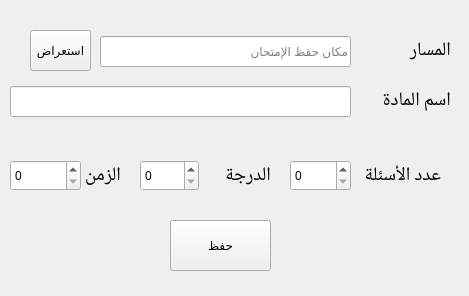
 <widget class="QWidget" name="Form">
  <property name="geometry">
   <rect>
    <x>0</x>
    <y>0</y>
    <width>469</width>
    <height>296</height>
   </rect>
  </property>
  <property name="windowTitle">
   <string>settings</string>
  </property>
  <property name="styleSheet">
   <string notr="true">QToolTip
{
    background-color: black;
    color: white;
    padding: 0.5ex;
}

QWidget
{
    color: #31363B;
    background-color: #EFF0F1;
    selection-background-color:#33A4DF;
    selection-color: #31363B;
    background-clip: border;
    border-image: none;
    border: 0px transparent black;
    outline: 0;
}

QWidget:item:hover
{
    background-color: #33A4DF;
    color: #31363B;
}

QWidget:item:selected
{
    background-color: #33A4DF;
}


QCheckBox
{
    spacing: 0.5ex;
    outline: none;
    color: #31363B;
    margin-bottom: 0.2ex;
    opacity: 200;
}

QCheckBox:disabled
{
    color: #BAB9B8;
}

QGroupBox::indicator
{
    margin-left: 0.2ex;
    margin-left: 0.2ex;
}

QCheckBox::indicator:unchecked,
QCheckBox::indicator:unchecked:focus
{
    border-image: url(:/light/checkbox_unchecked_disabled.svg);
}

QCheckBox::indicator:unchecked:hover,
QCheckBox::indicator:unchecked:pressed,
QGroupBox::indicator:unchecked:hover,
QGroupBox::indicator:unchecked:focus,
QGroupBox::indicator:unchecked:pressed
{
    border: none;
    border-image: url(:/light/checkbox_unchecked-hover.svg);
}

QCheckBox::indicator:checked
{
    border-image: url(:/light/checkbox_checked.svg);
}

QCheckBox::indicator:checked:focus,
QCheckBox::indicator:checked:pressed,
QGroupBox::indicator:checked:focus,
QGroupBox::indicator:checked:pressed
{
    border: none;
    border-image: url(:/light/checkbox_checked.svg);
}

QCheckBox::indicator:checked:hover,
QGroupBox::indicator:checked:hover
{
    border-image: url(:/light/checkbox_checked-hover.svg);
}

QCheckBox::indicator:indeterminate
{
    border-image: url(:/light/checkbox_indeterminate.svg);
}

QCheckBox::indicator:indeterminate:hover
{
    border-image: url(:/light/checkbox_indeterminate-hover.svg);
}

QCheckBox::indicator:indeterminate:focus,
QCheckBox::indicator:indeterminate:pressed
{
}

QCheckBox::indicator:indeterminate:disabled
{
    border-image: url(:/light/checkbox_indeterminate_disabled.svg);
}

QCheckBox::indicator:checked:disabled,
QGroupBox::indicator:checked:disabled
{
    border-image: url(:/light/checkbox_checked_disabled.svg);
}

QCheckBox::indicator:unchecked:disabled,
QGroupBox::indicator:unchecked:disabled
{
    border-image: url(:/light/checkbox_unchecked_disabled.svg);
}

QMenuBar
{
    background-color: #EFF0F1;
    color: #31363B;
}

QMenuBar::item
{
    background: transparent;
}

QMenuBar::item:selected
{
    background: transparent;
    border: 0.1ex solid #BAB9B8;
}

QMenuBar::item:pressed
{
    border: 0.1ex solid #BAB9B8;
    background-color: #33A4DF;
    color: #31363B;
    margin-bottom: -0.1ex;
    padding-bottom: 0.1ex;
}

QMenu
{
    border: 0.1ex solid #BAB9B8;
    color: #31363B;
    margin: 0.2ex;
}

QMenu::icon
{
    margin: 0.5ex;
}

QMenu::item
{
    padding: 0.5ex 3ex 0.5ex 3ex;
    margin-left: 0.5ex;
    border: 0.1ex solid transparent; /* reserve space for selection border */
}

QMenu::item:selected
{
    color: #31363B;
}

QMenu::separator
{
    height: 0.2ex;
    background: lightblue;
    margin-left: 1ex;
    margin-right: 0.5ex;
}

/* non-exclusive indicator = check box style indicator
   (see QActionGroup::setExclusive) */
QMenu::indicator:non-exclusive:unchecked
{
    border-image: url(:/light/checkbox_unchecked_disabled.svg);
}

QMenu::indicator:non-exclusive:unchecked:selected
{
    border-image: url(:/light/checkbox_unchecked_disabled.svg);
}

QMenu::indicator:non-exclusive:checked
{
    border-image: url(:/light/checkbox_checked.svg);
}

QMenu::indicator:non-exclusive:checked:selected
{
    border-image: url(:/light/checkbox_checked.svg);
}

/* exclusive indicator = radio button style indicator (see QActionGroup::setExclusive) */
QMenu::indicator:exclusive:unchecked
{
    border-image: url(:/light/radio_unchecked_disabled.svg);
}

QMenu::indicator:exclusive:unchecked:selected
{
    border-image: url(:/light/radio_unchecked_disabled.svg);
}

QMenu::indicator:exclusive:checked
{
    border-image: url(:/light/radio_checked.svg);
}

QMenu::indicator:exclusive:checked:selected
{
    border-image: url(:/light/radio_checked.svg);
}

QMenu::right-arrow
{
    margin: 0.5ex;
    border-image: url(:/light/right_arrow.svg);
    width: 0.6ex;
    height: 0.9ex;
}


QWidget:disabled
{
    color: #454545;
    background-color: #EFF0F1;
}

QAbstractItemView
{
    alternate-background-color: #EFF0F1;
    color: #31363B;
    border: 0.1ex solid 3A3939;
    border-radius: 0.2ex;
}

QWidget:focus,
QMenuBar:focus
{
    border: 0.1ex solid #33A4DF;
}

QTabWidget:focus,
QCheckBox:focus,
QRadioButton:focus,
QSlider:focus
{
    border: none;
}

QLineEdit
{
    background-color: #FCFCFC;
    padding: 0.5ex;
    border-style: solid;
    border: 0.1ex solid #BAB9B8;
    border-radius: 0.2ex;
    color: #31363B;
}

QGroupBox
{
    border: 0.1ex solid #BAB9B8;
    border-radius: 0.2ex;
    padding-top: 1ex;
    margin-top: 1ex;
}

QGroupBox::title
{
    subcontrol-origin: margin;
    subcontrol-position: top center;
    padding-left: 0.1ex;
    padding-right: 0.1ex;
    margin-top: -0.7ex;
}

QAbstractScrollArea
{
    border-radius: 0.2ex;
    border: 0.1ex solid #BAB9B8;
    background-color: transparent;
}

QScrollBar:horizontal
{
    height: 1.5ex;
    margin: 0.3ex 1.5ex 0.3ex 1.5ex;
    border: 0.1ex transparent #2A2929;
    border-radius: 0.4ex;
    background-color: #2A2929;
}

QScrollBar::handle:horizontal
{
    background-color: #605F5F;
    min-width: 0.5ex;
    border-radius: 0.4ex;
}

QScrollBar::add-line:horizontal
{
    margin: 0ex 0.3ex 0ex 0.3ex;
    border-image: url(:/light/right_arrow_disabled.svg);
    width: 1ex;
    height: 1ex;
    subcontrol-position: right;
    subcontrol-origin: margin;
}

QScrollBar::sub-line:horizontal
{
    margin: 0px 0.3ex 0px 0.3ex;
    border-image: url(:/light/left_arrow_disabled.svg);
    height: 1ex;
    width: 1ex;
    subcontrol-position: left;
    subcontrol-origin: margin;
}

QScrollBar::add-line:horizontal:hover,QScrollBar::add-line:horizontal:on
{
    border-image: url(:/light/right_arrow.svg);
    width: 1ex;
    height: 1ex;
    subcontrol-position: right;
    subcontrol-origin: margin;
}


QScrollBar::sub-line:horizontal:hover, QScrollBar::sub-line:horizontal:on
{
    border-image: url(:/light/left_arrow.svg);
    width: 1ex;
    height: 1ex;
    subcontrol-position: left;
    subcontrol-origin: margin;
}

QScrollBar::up-arrow:horizontal, QScrollBar::down-arrow:horizontal
{
    background: none;
}


QScrollBar::add-page:horizontal, QScrollBar::sub-page:horizontal
{
    background: none;
}

QScrollBar:vertical
{
    background-color: #2A2929;
    width: 1.5ex;
    margin: 1.5ex 0.3ex 1.5ex 0.3ex;
    border: 0.1ex transparent #2A2929;
    border-radius: 0.4ex;
}

QScrollBar::handle:vertical
{
    background-color: #605F5F;
    min-height: 0.5ex;
    border-radius: 0.4ex;
}

QScrollBar::sub-line:vertical
{
    margin: 0.3ex 0ex 0.3ex 0ex;
    border-image: url(:/light/up_arrow_disabled.svg);
    height: 1ex;
    width: 1ex;
    subcontrol-position: top;
    subcontrol-origin: margin;
}

QScrollBar::add-line:vertical
{
    margin: 0.3ex 0ex 0.3ex 0ex;
    border-image: url(:/light/down_arrow_disabled.svg);
    height: 1ex;
    width: 1ex;
    subcontrol-position: bottom;
    subcontrol-origin: margin;
}

QScrollBar::sub-line:vertical:hover,
QScrollBar::sub-line:vertical:on
{

    border-image: url(:/light/up_arrow.svg);
    height: 1ex;
    width: 1ex;
    subcontrol-position: top;
    subcontrol-origin: margin;
}


QScrollBar::add-line:vertical:hover,
QScrollBar::add-line:vertical:on
{
    border-image: url(:/light/down_arrow.svg);
    height: 1ex;
    width: 1ex;
    subcontrol-position: bottom;
    subcontrol-origin: margin;
}

QScrollBar::up-arrow:vertical,
QScrollBar::down-arrow:vertical
{
    background: none;
}


QScrollBar::add-page:vertical,
QScrollBar::sub-page:vertical
{
    background: none;
}

QTextEdit
{
    background-color: #EFF0F1;
    color: #31363B;
    border: 0.1ex solid #BAB9B8;
}

QPlainTextEdit
{
    background-color: #EFF0F1;
    color: #31363B;
    border-radius: 0.2ex;
    border: 0.1ex solid #BAB9B8;
}

QHeaderView::section
{
    background-color: #BAB9B8;
    color: #31363B;
    padding: 0.5ex;
    border: 0.1ex solid #BAB9B8;
}

QSizeGrip
{
    border-image: url(:/light/sizegrip.svg);
    width: 1.2ex;
    height: 1.2ex;
}

QMainWindow::separator
{
    background-color: #EFF0F1;
    color: white;
    padding-left: 0.4ex;
    spacing: 0.2ex;
    border: 0.1ex dashed #BAB9B8;
}

QMainWindow::separator:hover
{

    background-color: #787876;
    color: white;
    padding-left: 0.4ex;
    border: 0.1ex solid #BAB9B8;
    spacing: 0.2x;
}

QMenu::separator
{
    height: 0.1ex;
    background-color: #BAB9B8;
    color: white;
    padding-left: 0.4ex;
    margin-left: 1ex;
    margin-right: 0.5ex;
}

QFrame[frameShape=&quot;2&quot;],  /* QFrame::Panel == 0x0003 */
QFrame[frameShape=&quot;3&quot;],  /* QFrame::WinPanel == 0x0003 */
QFrame[frameShape=&quot;4&quot;],  /* QFrame::HLine == 0x0004 */
QFrame[frameShape=&quot;5&quot;],  /* QFrame::VLine == 0x0005 */
QFrame[frameShape=&quot;6&quot;]  /* QFrame::StyledPanel == 0x0006 */
{
    border-width: 0.1ex;
    padding: 0.1ex;
    border-style: solid;
    border-color: #EFF0F1;
    background-color: #bcbfc2;
    border-radius: 0.5ex;
}

QStackedWidget
{
    border: 0.1ex transparent black;
}

QToolBar
{
    border: 0.1ex transparent #393838;
    background: 0.1ex solid #EFF0F1;
    font-weight: bold;
}

QToolBar::handle:horizontal
{
    border-image: url(:/light/hmovetoolbar.svg);
    width = 1.6ex;
    height = 6.4ex;
}

QToolBar::handle:vertical
{
    border-image: url(:/light/vmovetoolbar.svg);
    width = 5.4ex;
    height = 1ex;
}

QToolBar::separator:horizontal
{
    border-image: url(:/light/hsepartoolbar.svg);
    width = 0.7ex;
    height = 6.3ex;
}

QToolBar::separator:vertical
{
    border-image: url(:/light/vsepartoolbars.svg);
    width = 6.3ex;
    height = 0.7ex;
}

QPushButton
{
    color: #31363B;
    background-color: qlineargradient(x1: 0.5, y1: 0.5 x2: 0.5, y2: 1, stop: 0 #EFF0F1, stop: 0.5 #eaebec);
    border-width: 0.1ex;
    border-color: #BAB9B8;
    border-style: solid;
    padding: 0.5ex;
    border-radius: 0.2ex;
    outline: none;
}

QPushButton:disabled
{
    background-color: #e0e1e2;
    border-width: 0.1ex;
    border-color: #b4b4b4;
    border-style: solid;
    padding-top: 0.5ex;
    padding-bottom: 0.5ex;
    padding-left: 1ex;
    padding-right: 1ex;
    border-radius: 0.2ex;
    color: #b4b4b4;
}

QPushButton:focus
{
    color: black;
}

QComboBox
{
    selection-background-color: #33A4DF;
    border-style: solid;
    border: 0.1ex solid #BAB9B8;
    border-radius: 0.2ex;
    padding: 0.5ex;
    min-width: 7.5ex;
}

QPushButton:checked
{
    background-color: #BAB9B8;
    border-color: #6A6969;
}

QComboBox:hover,
QAbstractSpinBox:hover,
QLineEdit:hover,
QTextEdit:hover,
QPlainTextEdit:hover,
QAbstractView:hover,
QTreeView:hover
{
    border: 0.1ex solid #33A4DF;
    color: #31363B;
}

QComboBox:hover:pressed,
QPushButton:hover:pressed,
QAbstractSpinBox:hover:pressed,
QLineEdit:hover:pressed,
QTextEdit:hover:pressed,
QPlainTextEdit:hover:pressed,
QAbstractView:hover:pressed,
QTreeView:hover:pressed
{
    background-color: #EFF0F1;
}

QComboBox:on
{
    padding-top: 0.3ex;
    padding-left: 0.4ex;
    selection-background-color: #4a4a4a;
}

QComboBox QAbstractItemView
{
    background-color: #FCFCFC;
    border-radius: 0.2ex;
    border: 0.1ex solid #BAB9B8;
    selection-background-color: #33A4DF;
}

QComboBox::drop-down
{
    subcontrol-origin: padding;
    subcontrol-position: top right;
    width: 1.5ex;

    border-left-width: 0ex;
    border-left-color: darkgray;
    border-left-style: solid;
    border-top-right-radius: 0.3ex;
    border-bottom-right-radius: 0.3ex;
}

QComboBox::down-arrow
{
    border-image: url(:/light/down_arrow_disabled.svg);
    width: 0.9ex;
    height: 0.6ex;
}

QComboBox::down-arrow:on,
QComboBox::down-arrow:hover,
QComboBox::down-arrow:focus
{
    border-image: url(:/light/down_arrow.svg);
    width: 0.9ex;
    height: 0.6ex;
}

QAbstractSpinBox
{
    padding: 0.5ex;
    border: 0.1ex solid #BAB9B8;
    background-color: #D9D8D7;
    color: #31363B;
    border-radius: 0.2ex;
    min-width: 7.5ex;
}

QAbstractSpinBox:up-button
{
    background-color: transparent;
    subcontrol-origin: border;
    subcontrol-position: center right;
}

QAbstractSpinBox:down-button
{
    background-color: transparent;
    subcontrol-origin: border;
    subcontrol-position: center left;
}

QAbstractSpinBox::up-arrow,
QAbstractSpinBox::up-arrow:disabled,
QAbstractSpinBox::up-arrow:off
{
    border-image: url(:/light/up_arrow_disabled.svg);
    width: 0.9ex;
    height: 0.6ex;
}

QAbstractSpinBox::up-arrow:hover
{
    border-image: url(:/light/up_arrow.svg);
    width: 0.9ex;
    height: 0.6ex;
}

QAbstractSpinBox::down-arrow,
QAbstractSpinBox::down-arrow:disabled,
QAbstractSpinBox::down-arrow:off
{
    border-image: url(:/light/down_arrow_disabled.svg);
    width: 0.9ex;
    height: 0.6ex;
}

QAbstractSpinBox::down-arrow:hover
{
    border-image: url(:/light/down_arrow.svg);
    width: 0.9ex;
    height: 0.6ex;
}

QLabel
{
    border: 0ex solid black;
}

QTabWidget{
    border: 0.1ex solid #BAB9B8;
}

/* BORDERS */
QTabWidget::pane
{
    padding: 0.5ex;
    margin: 0.1ex;
}

QTabWidget::pane:top
{
    border: 0.1ex solid #BAB9B8;
    top: -0.1ex;
}

QTabWidget::pane:bottom
{
    border: 0.1ex solid #BAB9B8;
    bottom: -0.1ex;
}

QTabWidget::pane:left
{
    border: 0.1ex solid #BAB9B8;
    right: -0.1ex;
}

QTabWidget::pane:right
{
    border: 0.1ex solid #BAB9B8;
    left: -0.1ex;
}

QTabBar
{
    qproperty-drawBase: 0;
    left: 0.5ex; /* move to the right by 0.5ex */
    border-radius: 0.3ex;
}

QTabBar:focus
{
    border: 0ex transparent black;
}

QTabBar::close-button
{
    border-image: url(:/light/close.svg);
    width: 1.2ex;
    height: 1.2ex;
    background: transparent;
}

QTabBar::close-button:hover
{
    border-image: url(:/light/close-hover.svg);
    width: 1.2ex;
    height: 1.2ex;
    background: transparent;
}

QTabBar::close-button:pressed
{
    border-image: url(:/light/close-pressed.svg);
    width: 1.2ex;
    height: 1.2ex;
    background: transparent;
}

/* TOP TABS */
QTabBar::tab:top
{
    color: #31363B;
    border: 0.1ex transparent black;
    border-left: 0.1ex solid #BAB9B8;
    border-top: 0.1ex solid #BAB9B8;
    background-color: #EFF0F1;
    padding: 0.5ex;
    min-width: 5ex;
    border-top-left-radius: 0.2ex;
    border-top-right-radius: 0.2ex;
}

QTabBar::tab:top:last,
QTabBar::tab:top:only-one
{
    color: #31363B;
    border: 0.1ex transparent black;
    border-left: 0.1ex solid #BAB9B8;
    border-right: 0.1ex solid #BAB9B8;
    border-top: 0.1ex solid #BAB9B8;
    background-color: #EFF0F1;
    padding: 0.5ex;
    min-width: 5ex;
    border-top-left-radius: 0.2ex;
    border-top-right-radius: 0.2ex;
}

QTabBar::tab:top:!selected
{
    color: #31363B;
    background-color: #D9D8D7;
    border: 0.1ex transparent black;
    border-left: 0.1ex solid #BAB9B8;
    border-top-left-radius: 0.2ex;
    border-top-right-radius: 0.2ex;
}

QTabBar::tab:top:first:!selected
{
    color: #31363B;
    background-color: #D9D8D7;
    border: 0.1ex transparent black;
    border-top-left-radius: 0.2ex;
    border-top-right-radius: 0.2ex;
}

QTabBar::tab:top:!selected:hover
{
    background-color: rgba(61, 173, 232, 0.1);
    border: 0.1ex rgba(61, 173, 232, 0.1);
    border-left: 0.1ex solid #BAB9B8;
}

QTabBar::tab:top:!selected:first:hover
{
    background-color: rgba(61, 173, 232, 0.1);
    border: 0.1ex rgba(61, 173, 232, 0.1);
}

/* BOTTOM TABS */
QTabBar::tab:bottom
{
    color: #31363B;
    border: 0.1ex transparent black;
    border-left: 0.1ex solid #BAB9B8;
    border-bottom: 0.1ex solid #BAB9B8;
    background-color: #EFF0F1;
    padding: 0.5ex;
    border-bottom-left-radius: 0.2ex;
    border-bottom-right-radius: 0.2ex;
    min-width: 5ex;
}

QTabBar::tab:bottom:last,
QTabBar::tab:bottom:only-one
{
    color: #31363B;
    border: 0.1ex transparent black;
    border-left: 0.1ex solid #BAB9B8;
    border-right: 0.1ex solid #BAB9B8;
    border-bottom: 0.1ex solid #BAB9B8;
    background-color: #EFF0F1;
    padding: 0.5ex;
    border-bottom-left-radius: 0.2ex;
    border-bottom-right-radius: 0.2ex;
    min-width: 5ex;
}

QTabBar::tab:bottom:!selected
{
    color: #31363B;
    background-color: #D9D8D7;
    border: 0.1ex transparent black;
    border-left: 0.1ex solid #BAB9B8;
    border-bottom-left-radius: 0.2ex;
    border-bottom-right-radius: 0.2ex;
}

QTabBar::tab:bottom:first:!selected
{
    color: #31363B;
    background-color: #D9D8D7;
    border: 0.1ex transparent black;
    border-bottom-left-radius: 0.2ex;
    border-bottom-right-radius: 0.2ex;
}

QTabBar::tab:bottom:!selected:hover
{
    background-color: rgba(61, 173, 232, 0.1);
    border: 0.1ex rgba(61, 173, 232, 0.1);
    border-left: 0.1ex solid #BAB9B8;
}

QTabBar::tab:bottom:!selected:first:hover
{
    background-color: rgba(61, 173, 232, 0.1);
    border: 0.1ex rgba(61, 173, 232, 0.1);
}

/* LEFT TABS */
QTabBar::tab:left
{
    color: #31363B;
    border: 0.1ex transparent black;
    border-top: 0.1ex solid #BAB9B8;
    border-right: 0.1ex solid #BAB9B8;
    background-color: #EFF0F1;
    padding: 0.5ex;
    border-top-right-radius: 0.2ex;
    border-bottom-right-radius: 0.2ex;
    min-height: 5ex;
}

QTabBar::tab:left:last,
QTabBar::tab:left:only-one
{
    color: #31363B;
    border: 0.1ex transparent black;
    border-top: 0.1ex solid #BAB9B8;
    border-bottom: 0.1ex solid #BAB9B8;
    border-right: 0.1ex solid #BAB9B8;
    background-color: #EFF0F1;
    padding: 0.5ex;
    border-top-right-radius: 0.2ex;
    border-bottom-right-radius: 0.2ex;
    min-height: 5ex;
}

QTabBar::tab:left:!selected
{
    color: #31363B;
    background-color: #D9D8D7;
    border: 0.1ex transparent black;
    border-top: 0.1ex solid #BAB9B8;
    border-top-right-radius: 0.2ex;
    border-bottom-right-radius: 0.2ex;
}

QTabBar::tab:left:!selected:hover
{
    background-color: rgba(61, 173, 232, 0.1);
    border: 0.1ex rgba(61, 173, 232, 0.1);
    border-top: 0.1ex solid #BAB9B8;
}

QTabBar::tab:left:!selected:first:hover
{
    background-color: rgba(61, 173, 232, 0.1);
    border: 0.1ex rgba(61, 173, 232, 0.1);
}

/* RIGHT TABS */
QTabBar::tab:right
{
    color: #31363B;
    border: 0.1ex transparent black;
    border-top: 0.1ex solid #BAB9B8;
    border-left: 0.1ex solid #BAB9B8;
    background-color: #D9D8D7;
    padding: 0.5ex;
    border-top-left-radius: 0.2ex;
    border-bottom-left-radius: 0.2ex;
    min-height: 5ex;
}

QTabBar::tab:right:last,
QTabBar::tab:right:only-one
{
    color: #31363B;
    border: 0.1ex transparent black;
    border-top: 0.1ex solid #BAB9B8;
    border-bottom: 0.1ex solid #BAB9B8;
    border-left: 0.1ex solid #BAB9B8;
    background-color: #D9D8D7;
    padding: 0.5ex;
    border-top-left-radius: 0.2ex;
    border-bottom-left-radius: 0.2ex;
    min-height: 5ex;
}

QTabBar::tab:right:!selected
{
    color: #31363B;
    background-color: #54575B;
    border: 0.1ex transparent black;
    border-top: 0.1ex solid #BAB9B8;
    border-top-left-radius: 0.2ex;
    border-bottom-left-radius: 0.2ex;
}

QTabBar::tab:right:!selected:hover
{
    background-color: rgba(61, 173, 232, 0.1);
    border: 0.1ex rgba(61, 173, 232, 0.1);
    border-top: 0.1ex solid #BAB9B8;
}

QTabBar::tab:right:!selected:first:hover
{
    background-color: rgba(61, 173, 232, 0.1);
    border: 0.1ex rgba(61, 173, 232, 0.1);
}

QTabBar QToolButton::right-arrow:enabled
{
    border-image: url(:/light/right_arrow.svg);
}

QTabBar QToolButton::left-arrow:enabled
{
    border-image: url(:/light/left_arrow.svg);
}

QTabBar QToolButton::right-arrow:disabled
{
    border-image: url(:/light/right_arrow_disabled.svg);
}

QTabBar QToolButton::left-arrow:disabled
{
    border-image: url(:/light/left_arrow_disabled.svg);
}

QDockWidget
{
    background: #EFF0F1;
    border: 0.1ex solid #403F3F;
    titlebar-close-icon: url(:/light/transparent.svg);
    titlebar-normal-icon: url(:/light/transparent.svg);
}

QDockWidget::close-button,
QDockWidget::float-button
{
    border: 0.1ex solid transparent;
    border-radius: 0.2ex;
    background: transparent;
}


QDockWidget::float-button
{
    border-image: url(:/dark/undock.svg);
}

QDockWidget::float-button:hover
{
    border-image: url(:/dark/undock-hover.svg) ;
}

QDockWidget::close-button
{
    border-image: url(:/dark/close.svg) ;
}

QDockWidget::close-button:hover
{
    border-image: url(:/dark/close-hover.svg) ;
}

QDockWidget::close-button:pressed
{
    border-image: url(:/dark/close-pressed.svg) ;
}

QTreeView,
QListView
{
    border: 0.1ex solid #BAB9B8;
    background-color: #FCFCFC;
}


QTreeView::branch:has-siblings:!adjoins-item
{
    border-image: url(:/light/stylesheet-vline.svg) 0;
}

QTreeView::branch:has-siblings:adjoins-item
{
    border-image: url(:/light/stylesheet-branch-more.svg) 0;
}

QTreeView::branch:!has-children:!has-siblings:adjoins-item
{
    border-image: url(:/light/stylesheet-branch-end.svg) 0;
}

QTreeView::branch:has-children:!has-siblings:closed,
QTreeView::branch:closed:has-children:has-siblings
{
    border-image: url(:/light/stylesheet-branch-end-closed.svg) 0;
    image: url(:/light/branch_closed.svg);
}

QTreeView::branch:open:has-children:!has-siblings,
QTreeView::branch:open:has-children:has-siblings
{
    border-image: url(:/light/stylesheet-branch-end-open.svg) 0;
    image: url(:/light/branch_open.svg);
}

QTableView::item,
QListView::item,
QTreeView::item
{
    padding: 0.3ex;
}

QTableView::item:!selected:hover,
QListView::item:!selected:hover,
QTreeView::item:!selected:hover
{
    background-color: rgba(61, 173, 232, 0.1);
    outline: 0;
    color: #31363B;
    padding: 0.3ex;
}

QSlider::groove:horizontal
{
    border: 0.1ex solid #EFF0F1;
    height: 0.4ex;
    background: #9CA0A4;
    margin: 0px;
    border-radius: 0.2ex;
}

QSlider::handle:horizontal
{
    background: #D9D8D7;
    border: 0.1ex solid #BABEC2;
    width: 1.6ex;
    height: 1.6ex;
    margin: -0.8ex 0;
    border-radius: 0.9ex;
}

QSlider::groove:vertical
{
    border: 0.1ex solid #EFF0F1;
    width: 0.4ex;
    background: #9CA0A4;
    margin: 0ex;
    border-radius: 0.3ex;
}

QSlider::handle:vertical
{
    background: #D9D8D7;
    border: 0.1ex solid #BABEC2;
    width: 1.6ex;
    height: 1.6ex;
    margin: 0 -0.8ex;
    border-radius: 0.9ex;
}

QSlider::handle:horizontal:focus,
QSlider::handle:vertical:focus
{
    border: 0.1ex solid #33A4DF;
}

QSlider::handle:horizontal:hover,
QSlider::handle:vertical:hover
{
    border: 0.1ex solid #51c2fc;
}

QSlider::sub-page:horizontal,
QSlider::add-page:vertical
{
    background: #33A4DF;
    border-radius: 0.3ex;
}

QSlider::add-page:horizontal,
QSlider::sub-page:vertical
{
    background: #BABEC2;
    border-radius: 0.3ex;
}

QToolButton
{
    background-color: transparent;
    border: 0.1ex solid #BAB9B8;
    border-radius: 0.2ex;
    margin: 0.3ex;
    padding: 0.5ex;
}

QToolButton[popupMode=&quot;1&quot;] /* only for MenuButtonPopup */
{
    padding-right: 2ex; /* make way for the popup button */
}

QToolButton[popupMode=&quot;2&quot;] /* only for InstantPopup */
{
    padding-right: 1ex; /* make way for the popup button */
}

QToolButton::menu-indicator
{
    border-image: url(:/light/down_arrow.svg);
    top: -0.7ex; left: -0.2ex; /* shift it a bit */
    width = 0.9ex;
    height = 0.6ex;
}

QToolButton::menu-arrow
{
    border-image: url(:/light/down_arrow.svg);
    width = 0.9ex;
    height = 0.6ex;
}

QToolButton:hover,
QToolButton::menu-button:hover
{
    background-color: transparent;
    border: 0.1ex solid #33A4DF;
}

QToolButton:checked,
QToolButton:pressed,
QToolButton::menu-button:pressed
{
    background-color: #47b8fc;
    border: 0.1ex solid #47b8fc;
    padding: 0.5ex;
}

QToolButton::menu-button
{
    border: 0.1ex solid #BAB9B8;
    border-top-right-radius: 6px;
    border-bottom-right-radius: 6px;
    /* 1ex width + 0.4ex for border + no text = 2ex allocated above */
    width: 1ex;
    padding: 0.5ex;
    outline: none;
}

QToolButton::menu-arrow:open
{
    border: 0.1ex solid #BAB9B8;
}

QPushButton::menu-indicator
{
    subcontrol-origin: padding;
    subcontrol-position: bottom right;
    left: 0.8ex;
}

QTableView
{
    border: 0.1ex solid #BAB9B8;
    gridline-color: #BAB9B8;
    background-color: #FCFCFC;
}


QTableView,
QHeaderView
{
    border-radius: 0px;
}

QTableView::item:pressed
{
    background: #33A4DF;
    color: #31363B;
}

QTableView::item:selected:active
{
    background: #33A4DF;
    color: #31363B;
}

QTableView::item:selected:hover
{
    background-color: #47b8f3;
    color: #31363B;
}

QListView::item:pressed,
QTreeView::item:pressed
{
    background: #3daee9;
    color: #31363B;
}

QTreeView::item:selected:active,
QListView::item:selected:active
{
    background: #3daee9;
    color: #31363B;
}

QListView::item:selected:hover,
QTreeView::item:selected:hover
{
    background-color: #51c2fc;
    color: #31363B;
}


QHeaderView
{
    background-color: #EFF0F1;
    border: 0.1ex transparent;
    border-radius: 0px;
    margin: 0px;
    padding: 0px;

}

QHeaderView::section
{
    background-color: #EFF0F1;
    color: #31363B;
    padding: 0.5ex;
    border: 0.1ex solid #BAB9B8;
    border-radius: 0px;
    text-align: center;
}

QHeaderView::section::vertical::first,
QHeaderView::section::vertical::only-one
{
    border-top: 0.1ex solid #BAB9B8;
}

QHeaderView::section::vertical
{
    border-top: transparent;
}

QHeaderView::section::horizontal::first, QHeaderView::section::horizontal::only-one
{
    border-left: 0.1ex solid #BAB9B8;
}

QHeaderView::section::horizontal
{
    border-left: transparent;
}


QHeaderView::section:checked

 {
    color: black;
    background-color: #b9dae7;
 }

 /* style the sort indicator */
QHeaderView::down-arrow
{
    image: url(:/light/down_arrow.svg);
}

QHeaderView::up-arrow
{
    image: url(:/light/up_arrow.svg);
}

QTableCornerButton::section
{
    background-color: #EFF0F1;
    border: 0.1ex transparent #BAB9B8;
    border-radius: 0px;
}

QToolBox
{
    padding: 0.5ex;
    border: 0.1ex transparent black;
}

QToolBox:selected
{
    background-color: #EFF0F1;
    border-color: #33A4DF;
}

QToolBox:hover
{
    border-color: #33A4DF;
}

QStatusBar::item
{
    border: 0px transparent dark;
}

QSplitter::handle
{
    border: 0.1ex dashed #BAB9B8;
}

QSplitter::handle:hover
{
    background-color: #787876;
    border: 0.1ex solid #BAB9B8;
}

QSplitter::handle:horizontal
{
    width: 0.1ex;
}

QSplitter::handle:vertical
{
    height: 0.1ex;
}

QProgressBar:horizontal
{
    background-color: #BABEC2;
    border: 0.1ex solid #EFF0F1;
    border-radius: 0.3ex;
    height: 0.5ex;
    text-align: right;
    margin-top: 0.5ex;
    margin-bottom: 0.5ex;
    margin-right: 5ex;
    padding: 0px;
}

QProgressBar::chunk:horizontal
{
    background-color: #33A4DF;
    border: 0.1ex transparent;
    border-radius: 0.3ex;
}

QAbstractSpinBox
{
    background-color: #EFF0F1;
}

QSpinBox,
QDoubleSpinBox
{
    padding-right: 1.5ex;
}

QSpinBox::up-button,
QDoubleSpinBox::up-button
{
    subcontrol-origin: content;
    subcontrol-position: right top;

    width: 1.6ex;
    border-width: 0.1ex;
}

QSpinBox::up-arrow,
QDoubleSpinBox::up-arrow
{
    border-image: url(:/light/up_arrow.svg);
    width: 0.9ex;
    height: 0.6ex;
}

QSpinBox::up-arrow:hover,
QSpinBox::up-arrow:pressed,
QDoubleSpinBox::up-arrow:hover,
QDoubleSpinBox::up-arrow:pressed
{
    border-image: url(:/light/up_arrow-hover.svg);
    width: 0.9ex;
    height: 0.6ex;
}

QSpinBox::up-arrow:disabled,
QSpinBox::up-arrow:off,
QDoubleSpinBox::up-arrow:disabled,
QDoubleSpinBox::up-arrow:off
{
   border-image: url(:/light/up_arrow_disabled.svg);
}

QSpinBox::down-button,
QDoubleSpinBox::down-button
{
    subcontrol-origin: content;
    subcontrol-position: right bottom;

    width: 1.6ex;
    border-width: 0.1ex;
}

QSpinBox::down-arrow,
QDoubleSpinBox::down-arrow
{
    border-image: url(:/light/down_arrow.svg);
    width: 0.9ex;
    height: 0.6ex;
}

QSpinBox::down-arrow:hover,
QSpinBox::down-arrow:pressed,
QDoubleSpinBox::down-arrow:hover,
QDoubleSpinBox::down-arrow:pressed
{
    border-image: url(:/light/down_arrow-hover.svg);
    width: 0.9ex;
    height: 0.6ex;
}

QSpinBox::down-arrow:disabled,
QSpinBox::down-arrow:off,
QDoubleSpinBox::down-arrow:disabled,
QDoubleSpinBox::down-arrow:off
{
   border-image: url(:/light/down_arrow_disabled.svg);
}

QPushButton:hover
{
    border: 0.1ex solid #3daef3;
    color: #31363B;
}

QPushButton:focus
{
    background-color: qlineargradient(x1: 0.5, y1: 0.5 x2: 0.5, y2: 1, stop: 0 #4cbdff, stop: 0.5 #33a4e8);
    color: white;
}

QPushButton:focus:hover
{
    background-color: qlineargradient(x1: 0.5, y1: 0.5 x2: 0.5, y2: 1, stop: 0 #bedfec, stop: 0.5 #b9dae7);
    color: #31363B;
}

QPushButton:focus:pressed,
QPushButton:pressed
{
    background-color: qlineargradient(x1: 0.5, y1: 0.5 x2: 0.5, y2: 1, stop: 0 #bedfec, stop: 0.5 #b9dae7);
    color: #31363B;
}
</string>
  </property>
  <widget class="QLabel" name="label">
   <property name="geometry">
    <rect>
     <x>370</x>
     <y>80</y>
     <width>81</width>
     <height>41</height>
    </rect>
   </property>
   <property name="font">
    <font>
     <family>Noto Naskh Arabic</family>
     <pointsize>14</pointsize>
    </font>
   </property>
   <property name="text">
    <string>اسم المادة</string>
   </property>
  </widget>
  <widget class="QLabel" name="label_2">
   <property name="geometry">
    <rect>
     <x>210</x>
     <y>150</y>
     <width>61</width>
     <height>51</height>
    </rect>
   </property>
   <property name="font">
    <font>
     <family>Noto Naskh Arabic</family>
     <pointsize>14</pointsize>
    </font>
   </property>
   <property name="text">
    <string>الدرجة</string>
   </property>
  </widget>
  <widget class="QLabel" name="label_3">
   <property name="geometry">
    <rect>
     <x>360</x>
     <y>150</y>
     <width>81</width>
     <height>51</height>
    </rect>
   </property>
   <property name="font">
    <font>
     <family>Noto Naskh Arabic</family>
     <pointsize>14</pointsize>
    </font>
   </property>
   <property name="text">
    <string>عدد الأسئلة</string>
   </property>
  </widget>
  <widget class="QLabel" name="label_4">
   <property name="geometry">
    <rect>
     <x>80</x>
     <y>160</y>
     <width>41</width>
     <height>31</height>
    </rect>
   </property>
   <property name="font">
    <font>
     <family>Noto Naskh Arabic</family>
     <pointsize>14</pointsize>
    </font>
   </property>
   <property name="text">
    <string>الزمن</string>
   </property>
  </widget>
  <widget class="QLineEdit" name="exam_name_LD">
   <property name="geometry">
    <rect>
     <x>10</x>
     <y>86</y>
     <width>341</width>
     <height>31</height>
    </rect>
   </property>
  </widget>
  <widget class="QSpinBox" name="degree_sp">
   <property name="geometry">
    <rect>
     <x>140</x>
     <y>160</y>
     <width>59</width>
     <height>31</height>
    </rect>
   </property>
  </widget>
  <widget class="QSpinBox" name="question_num_sp">
   <property name="geometry">
    <rect>
     <x>290</x>
     <y>160</y>
     <width>61</width>
     <height>31</height>
    </rect>
   </property>
  </widget>
  <widget class="QSpinBox" name="exam_time_sp">
   <property name="geometry">
    <rect>
     <x>10</x>
     <y>160</y>
     <width>71</width>
     <height>31</height>
    </rect>
   </property>
  </widget>
  <widget class="QPushButton" name="save_btn">
   <property name="geometry">
    <rect>
     <x>170</x>
     <y>220</y>
     <width>101</width>
     <height>51</height>
    </rect>
   </property>
   <property name="text">
    <string>حفظ</string>
   </property>
  </widget>
  <widget class="QLineEdit" name="exam_pass_LD">
   <property name="geometry">
    <rect>
     <x>100</x>
     <y>36</y>
     <width>251</width>
     <height>31</height>
    </rect>
   </property>
   <property name="placeholderText">
    <string>مكان حفظ الإمتحان</string>
   </property>
  </widget>
  <widget class="QLabel" name="label_5">
   <property name="geometry">
    <rect>
     <x>370</x>
     <y>30</y>
     <width>81</width>
     <height>41</height>
    </rect>
   </property>
   <property name="font">
    <font>
     <family>Noto Naskh Arabic</family>
     <pointsize>14</pointsize>
    </font>
   </property>
   <property name="text">
    <string>المسار</string>
   </property>
  </widget>
  <widget class="QPushButton" name="browes_btn">
   <property name="geometry">
    <rect>
     <x>30</x>
     <y>30</y>
     <width>61</width>
     <height>41</height>
    </rect>
   </property>
   <property name="text">
    <string>استعراض</string>
   </property>
  </widget>
 </widget>
